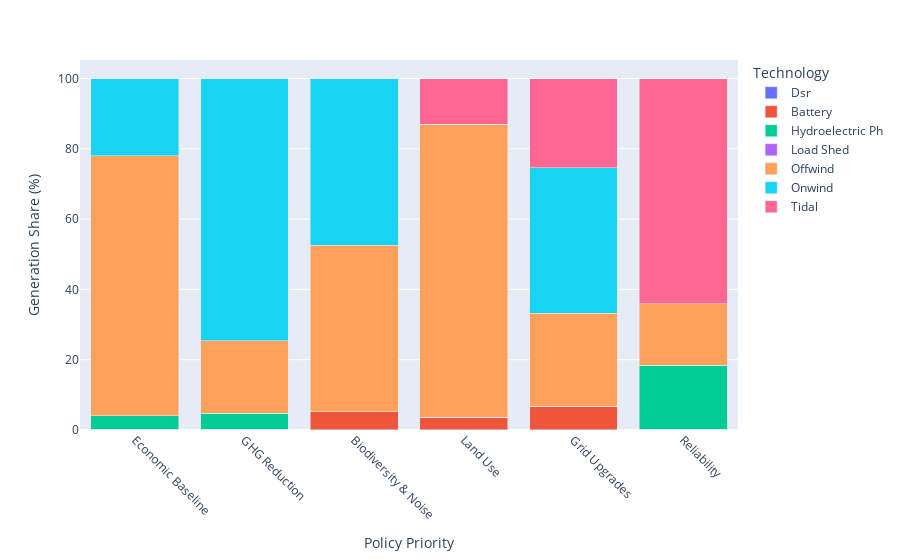

This figure's notebook cell:
### Markdown cell above
Plot to see what the generation mix looks like

### Code cell
# Define the scenarios to plot for the extreme (w100) cases.
scenarios_to_plot_w100 = [
    'Economic_Baseline',
    'Sweep_ghg_w100',
    'Sweep_biodiversity & noise_w100',
    'Sweep_land use_w100',
    'Sweep_grid upgrades_w100',
    'Sweep_reliability_w100'
]

# Select the data for the plot using the index
gen_mix_cols = [col for col in df.columns if col.startswith('Gen_') and col.endswith('%')]
plot_df_w100 = df.loc[scenarios_to_plot_w100, gen_mix_cols].copy()

# Clean the column names for a tidy legend
cleaned_cols = {
    col: col.replace('Gen_', '').replace('_', ' ').replace(' %', '').title()
    for col in gen_mix_cols
}
plot_df_w100.rename(columns=cleaned_cols, inplace=True)

# Define the new, more descriptive scenario labels
new_scenario_labels = {
    'Economic_Baseline': 'Economic Baseline',
    'Sweep_ghg_w100': 'GHG Reduction',
    'Sweep_biodiversity & noise_w100': 'Biodiversity & Noise',
    'Sweep_land use_w100': 'Land Use',
    'Sweep_grid upgrades_w100': 'Grid Upgrades',
    'Sweep_reliability_w100': 'Reliability'
}
plot_df_w100.rename(index=new_scenario_labels, inplace=True)

# Create the stacked bar chart
fig_w100 = px.bar(
    plot_df_w100,
    x=plot_df_w100.index,
    y=plot_df_w100.columns,
    #title='UK Net-Zero Pathways: Generation Mix Under Diverse Policy Goals',
    labels={'value': 'Generation Share (%)', 'index': 'Policy Priority'}
)

# Final layout updates
fig_w100.update_layout(
    barmode='stack',
    xaxis_title='Policy Priority',  # Explicitly set x-axis title
    yaxis_title='Generation Share (%)',
    legend_title='Technology',
    xaxis={'categoryorder': 'array', 'categoryarray': [new_scenario_labels[s] for s in scenarios_to_plot_w100]},
    title_x=0.5
)
fig_w100.update_xaxes(tickangle=45)

fig_w100.show()

### Figure 1 — Plotly figure (JSON) as saved in the notebook; plotly's stock layout.template omitted (floating-point values rounded to 4 significant figures)
{"data": [{"hovertemplate": "variable=Dsr<br>Scenario=%{x}<br>Generation Share (%)=%{y}<extra></extra>", "legendgroup": "Dsr", "marker": {"color": "#636efa", "pattern": {"shape": ""}}, "name": "Dsr", "orientation": "v", "showlegend": true, "textposition": "auto", "type": "bar", "x": ["Economic Baseline", "GHG Reduction", "Biodiversity & Noise", "Land Use", "Grid Upgrades", "Reliability"], "xaxis": "x", "y": [0.1617, 0.1756, 0.0196, 0.02034, 0.03967, 0.1805], "yaxis": "y"}, {"hovertemplate": "variable=Battery<br>Scenario=%{x}<br>Generation Share (%)=%{y}<extra></extra>", "legendgroup": "Battery", "marker": {"color": "#EF553B", "pattern": {"shape": ""}}, "name": "Battery", "orientation": "v", "showlegend": true, "textposition": "auto", "type": "bar", "x": ["Economic Baseline", "GHG Reduction", "Biodiversity & Noise", "Land Use", "Grid Upgrades", "Reliability"], "xaxis": "x", "y": [0.0, 0.0, 5.203, 3.611, 6.781, 0.01596], "yaxis": "y"}, {"hovertemplate": "variable=Hydroelectric Ph<br>Scenario=%{x}<br>Generation Share (%)=%{y}<extra></extra>", "legendgroup": "Hydroelectric Ph", "marker": {"color": "#00cc96", "pattern": {"shape": ""}}, "name": "Hydroelectric Ph", "orientation": "v", "showlegend": true, "textposition": "auto", "type": "bar", "x": ["Economic Baseline", "GHG Reduction", "Biodiversity & Noise", "Land Use", "Grid Upgrades", "Reliability"], "xaxis": "x", "y": [3.949, 4.565, 0.0, 0.0, 0.0, 18.21], "yaxis": "y"}, {"hovertemplate": "variable=Load Shed<br>Scenario=%{x}<br>Generation Share (%)=%{y}<extra></extra>", "legendgroup": "Load Shed", "marker": {"color": "#ab63fa", "pattern": {"shape": ""}}, "name": "Load Shed", "orientation": "v", "showlegend": true, "textposition": "auto", "type": "bar", "x": ["Economic Baseline", "GHG Reduction", "Biodiversity & Noise", "Land Use", "Grid Upgrades", "Reliability"], "xaxis": "x", "y": [0.0, 0.0, 0.0, 0.0, 0.0, 0.0], "yaxis": "y"}, {"hovertemplate": "variable=Offwind<br>Scenario=%{x}<br>Generation Share (%)=%{y}<extra></extra>", "legendgroup": "Offwind", "marker": {"color": "#FFA15A", "pattern": {"shape": ""}}, "name": "Offwind", "orientation": "v", "showlegend": true, "textposition": "auto", "type": "bar", "x": ["Economic Baseline", "GHG Reduction", "Biodiversity & Noise", "Land Use", "Grid Upgrades", "Reliability"], "xaxis": "x", "y": [73.94, 20.65, 47.27, 83.41, 26.44, 17.5], "yaxis": "y"}, {"hovertemplate": "variable=Onwind<br>Scenario=%{x}<br>Generation Share (%)=%{y}<extra></extra>", "legendgroup": "Onwind", "marker": {"color": "#19d3f3", "pattern": {"shape": ""}}, "name": "Onwind", "orientation": "v", "showlegend": true, "textposition": "auto", "type": "bar", "x": ["Economic Baseline", "GHG Reduction", "Biodiversity & Noise", "Land Use", "Grid Upgrades", "Reliability"], "xaxis": "x", "y": [21.95, 74.61, 47.51, 0.0, 41.32, 0.0], "yaxis": "y"}, {"hovertemplate": "variable=Tidal<br>Scenario=%{x}<br>Generation Share (%)=%{y}<extra></extra>", "legendgroup": "Tidal", "marker": {"color": "#FF6692", "pattern": {"shape": ""}}, "name": "Tidal", "orientation": "v", "showlegend": true, "textposition": "auto", "type": "bar", "x": ["Economic Baseline", "GHG Reduction", "Biodiversity & Noise", "Land Use", "Grid Upgrades", "Reliability"], "xaxis": "x", "y": [0.0, 0.0, 0.0, 12.96, 25.42, 64.09], "yaxis": "y"}], "layout": {"barmode": "stack", "legend": {"title": {"text": "Technology"}, "tracegroupgap": 0}, "margin": {"t": 60}, "title": {"x": 0.5}, "xaxis": {"anchor": "y", "categoryarray": ["Economic Baseline", "GHG Reduction", "Biodiversity & Noise", "Land Use", "Grid Upgrades", "Reliability"], "categoryorder": "array", "domain": [0, 1], "tickangle": 45, "title": {"text": "Policy Priority"}}, "yaxis": {"anchor": "x", "domain": [0, 1], "title": {"text": "Generation Share (%)"}}}}
